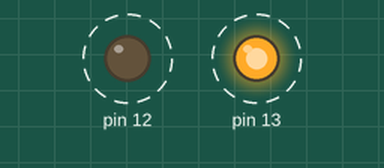
Simulated run of this sketch. Board: Arduino Uno, built with avr-gcc and run on an emulated ATmega328P. On the bench: output pins drawn as LEDs (lit = HIGH). Dashed ring = blinking.

Above: at 0.2 s.
Timing chart, 0 to 3.0 s (numbered marks = the images above):
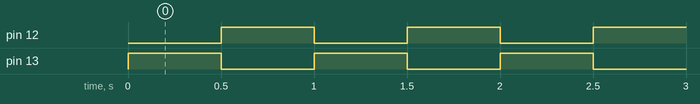

The sketch:

Opdracht_2_Arduino.ino
```cpp
#include <avr/io.h>
#include <util/delay.h>

#define MS_DELAY 500

int main (void) {
    DDRB |= _BV(DDB5);
    DDRB |= _BV(DDB4);

    while(1) {
        PORTB |= _BV(PORTB5);

        _delay_ms(MS_DELAY);

        PORTB &= ~_BV(PORTB5);
        PORTB |= _BV(PORTB4);

        _delay_ms(MS_DELAY);

        PORTB &= ~_BV(PORTB4);
    }
}
```

Measured:
- by itself, pin 12, pin 13: alternates HIGH for 0.50 s and LOW for 0.50 s
